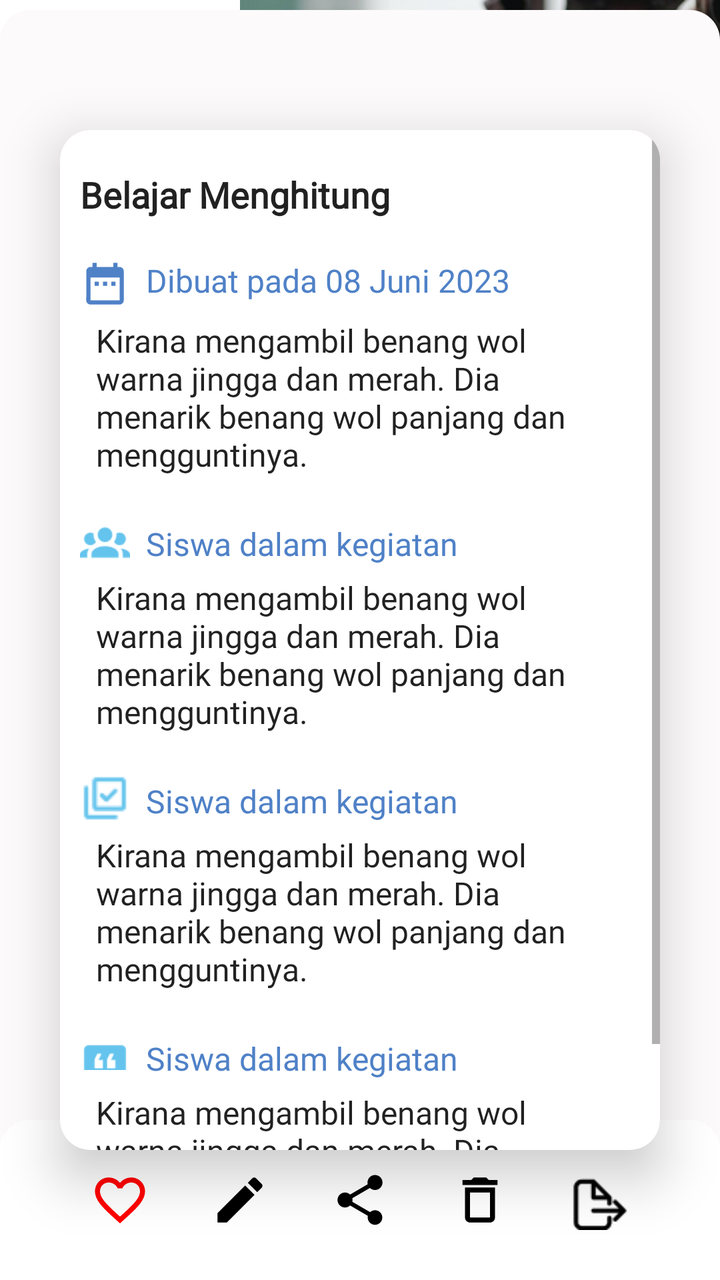
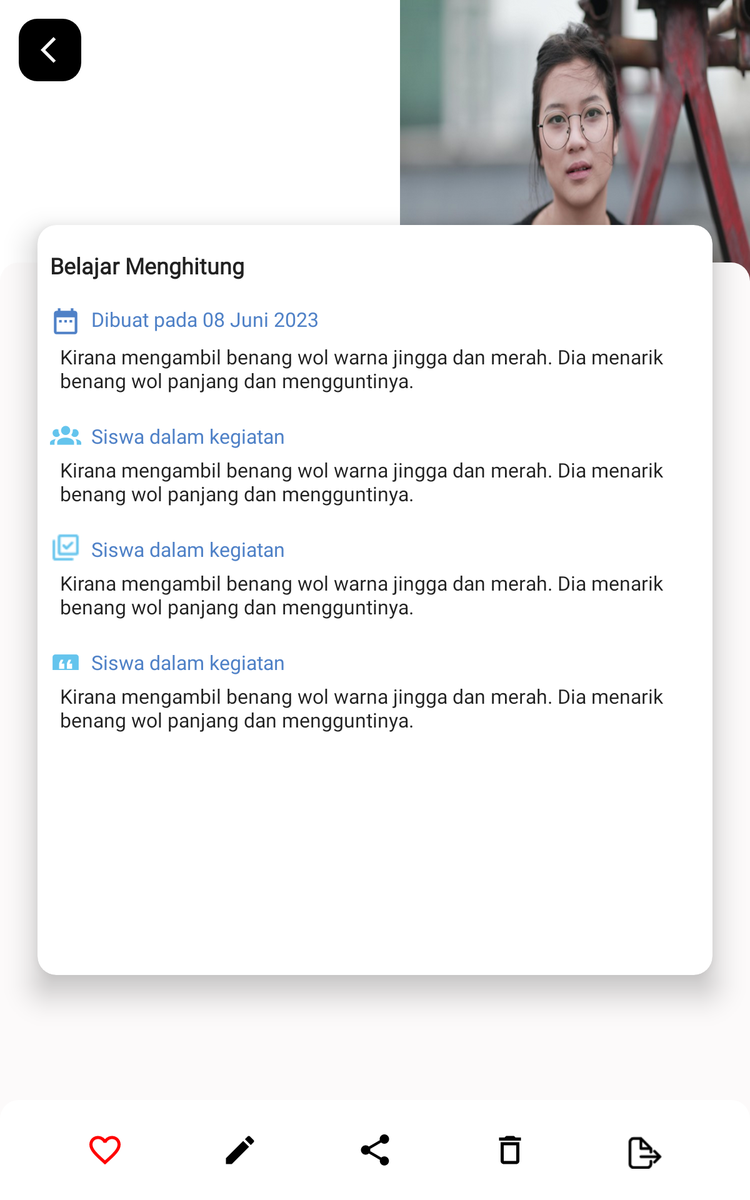

An Android layout and its configuration variant, each rendered on a device that would load it. The default file and the variant file are quoted in full after the pictures.
<!-- AndroidManifest.xml: application theme Theme.OurApp -->
<!-- res/layout/activity_detail.xml -->
<?xml version="1.0" encoding="utf-8"?>
<androidx.constraintlayout.widget.ConstraintLayout xmlns:android="http://schemas.android.com/apk/res/android"
    xmlns:app="http://schemas.android.com/apk/res-auto"
    xmlns:tools="http://schemas.android.com/tools"
    android:layout_width="match_parent"
    android:layout_height="match_parent"
    tools:context=".presentation.ui.DetailActivity">

    <FrameLayout
        android:id="@+id/frameLayout"
        android:layout_width="match_parent"
        android:layout_height="match_parent">

        <androidx.constraintlayout.widget.ConstraintLayout
            android:id="@+id/image_back"
            android:layout_width="50dp"
            android:layout_height="50dp"
            android:background="@drawable/background_rounded"
            android:backgroundTint="@color/black"
            android:layout_marginTop="@dimen/dp15"
            android:layout_marginStart="@dimen/dp15"
            android:padding="@dimen/dp10">

            <ImageView
                android:layout_width="wrap_content"
                android:layout_height="wrap_content"
                android:layout_marginStart="@dimen/dp10"
                android:src="@drawable/ic_back"
                app:layout_constraintBottom_toBottomOf="parent"
                app:layout_constraintEnd_toEndOf="parent"
                app:layout_constraintStart_toStartOf="parent"
                app:layout_constraintTop_toTopOf="parent" />

        </androidx.constraintlayout.widget.ConstraintLayout>


        <ImageView
            android:id="@+id/image"
            android:layout_width="match_parent"
            android:layout_height="240dp"
            android:scaleType="fitEnd"
            android:src="@drawable/danilla" />

        <LinearLayout
            android:id="@+id/linear_rounded"
            android:layout_width="match_parent"
            android:layout_height="635dp"
            android:layout_gravity="bottom"
            android:orientation="vertical"
            android:background="@drawable/background_top_rounded"
            app:layout_constraintBottom_toBottomOf="parent"
            app:layout_constraintEnd_toEndOf="parent"
            app:layout_constraintStart_toStartOf="parent" />


    </FrameLayout>

    <androidx.cardview.widget.CardView
        android:layout_width="match_parent"
        android:layout_height="510dp"
        app:layout_constraintBottom_toBottomOf="@+id/frameLayout"
        app:layout_constraintEnd_toEndOf="parent"
        app:layout_constraintStart_toStartOf="parent"
        app:layout_constraintTop_toTopOf="parent"
        android:layout_marginEnd="30dp"
        android:layout_marginStart="30dp"
        app:cardElevation="@dimen/dp15"
        android:id="@+id/card"
        app:cardCornerRadius="@dimen/dp15">

        <ScrollView
            android:layout_width="match_parent"
            android:layout_height="match_parent">

            <androidx.constraintlayout.widget.ConstraintLayout
                android:layout_width="match_parent"
                android:layout_height="wrap_content"
                android:padding="@dimen/dp10"
                >
                <TextView
                    android:id="@+id/tv_tittle"
                    android:layout_width="match_parent"
                    android:layout_height="wrap_content"
                    android:text="@string/card_tittle"
                    style="@style/AppTheme.TextTittle"
                    android:textStyle="bold"
                    android:layout_marginTop="@dimen/dp10"
                    app:layout_constraintEnd_toEndOf="parent"
                    app:layout_constraintStart_toStartOf="parent"
                    app:layout_constraintTop_toTopOf="parent" />

                <LinearLayout
                    android:id="@+id/linear_date"
                    android:layout_width="wrap_content"
                    android:layout_height="wrap_content"
                    android:layout_marginTop="@dimen/dp20"
                    android:orientation="horizontal"
                    app:layout_constraintStart_toStartOf="parent"
                    app:layout_constraintTop_toBottomOf="@id/tv_tittle">

                    <ImageView
                        android:layout_width="match_parent"
                        android:layout_height="wrap_content"
                        android:src="@drawable/ic_date"/>

                    <TextView
                        android:layout_width="match_parent"
                        android:layout_height="wrap_content"
                        android:text="@string/date_detail"
                        style="@style/AppTheme.TextSubTittle"
                        android:layout_marginStart="@dimen/dp8"
                        android:textColor="@color/primary_color"
                        app:layout_constraintEnd_toEndOf="parent"
                        app:layout_constraintStart_toStartOf="parent"
                        app:layout_constraintTop_toTopOf="parent" />

                </LinearLayout>

                <TextView
                    android:id="@+id/tv_description"
                    android:layout_width="match_parent"
                    android:layout_height="wrap_content"
                    android:text="@string/description_detail"
                    style="@style/AppTheme.TextSubTittle"
                    android:layout_marginStart="@dimen/dp8"
                    android:layout_marginTop="@dimen/dp5"
                    app:layout_constraintEnd_toEndOf="parent"
                    app:layout_constraintStart_toStartOf="parent"
                    app:layout_constraintTop_toBottomOf="@id/linear_date" />

                <LinearLayout
                    android:id="@+id/linear_group"
                    android:layout_width="wrap_content"
                    android:layout_height="wrap_content"
                    android:layout_marginTop="@dimen/dp20"
                    android:orientation="horizontal"
                    app:layout_constraintStart_toStartOf="parent"
                    app:layout_constraintTop_toBottomOf="@id/tv_description">

                    <ImageView
                        android:layout_width="@dimen/dp25"
                        android:layout_height="@dimen/dp25"
                        android:src="@drawable/ic_students"/>

                    <TextView
                        android:layout_width="match_parent"
                        android:layout_height="wrap_content"
                        android:text="@string/student_detail"
                        style="@style/AppTheme.TextSubTittle"
                        android:layout_marginStart="@dimen/dp8"
                        android:layout_marginTop="@dimen/dp3"
                        android:textColor="@color/primary_color"
                        app:layout_constraintEnd_toEndOf="parent"
                        app:layout_constraintStart_toStartOf="parent"
                        app:layout_constraintTop_toTopOf="parent" />

                </LinearLayout>

                <TextView
                    android:id="@+id/tv_name"
                    android:layout_width="match_parent"
                    android:layout_height="wrap_content"
                    android:text="@string/description_detail"
                    style="@style/AppTheme.TextSubTittle"
                    android:layout_marginStart="@dimen/dp8"
                    android:layout_marginTop="@dimen/dp5"
                    app:layout_constraintEnd_toEndOf="parent"
                    app:layout_constraintStart_toStartOf="parent"
                    app:layout_constraintTop_toBottomOf="@id/linear_group" />

                <LinearLayout
                    android:id="@+id/linear_activity"
                    android:layout_width="wrap_content"
                    android:layout_height="wrap_content"
                    android:layout_marginTop="@dimen/dp20"
                    android:orientation="horizontal"
                    app:layout_constraintStart_toStartOf="parent"
                    app:layout_constraintTop_toBottomOf="@id/tv_name">

                    <ImageView
                        android:layout_width="@dimen/dp25"
                        android:layout_height="@dimen/dp25"
                        android:src="@drawable/ic_achievement_blue"/>

                    <TextView
                        android:layout_width="match_parent"
                        android:layout_height="wrap_content"
                        android:text="@string/student_detail"
                        style="@style/AppTheme.TextSubTittle"
                        android:layout_marginStart="@dimen/dp8"
                        android:layout_marginTop="@dimen/dp3"
                        android:textColor="@color/primary_color"
                        app:layout_constraintEnd_toEndOf="parent"
                        app:layout_constraintStart_toStartOf="parent"
                        app:layout_constraintTop_toTopOf="parent" />

                </LinearLayout>

                <TextView
                    android:id="@+id/tv_activity"
                    android:layout_width="match_parent"
                    android:layout_height="wrap_content"
                    android:text="@string/description_detail"
                    style="@style/AppTheme.TextSubTittle"
                    android:layout_marginStart="@dimen/dp8"
                    android:layout_marginTop="@dimen/dp5"
                    app:layout_constraintEnd_toEndOf="parent"
                    app:layout_constraintStart_toStartOf="parent"
                    app:layout_constraintTop_toBottomOf="@id/linear_activity" />

                <LinearLayout
                    android:id="@+id/linear_feedback"
                    android:layout_width="wrap_content"
                    android:layout_height="wrap_content"
                    android:layout_marginTop="@dimen/dp20"
                    android:orientation="horizontal"
                    app:layout_constraintStart_toStartOf="parent"
                    app:layout_constraintTop_toBottomOf="@id/tv_activity">

                    <ImageView
                        android:layout_width="@dimen/dp25"
                        android:layout_height="@dimen/dp25"
                        android:src="@drawable/ic_feedback"/>

                    <TextView
                        android:layout_width="match_parent"
                        android:layout_height="wrap_content"
                        android:text="@string/student_detail"
                        style="@style/AppTheme.TextSubTittle"
                        android:layout_marginStart="@dimen/dp8"
                        android:layout_marginTop="@dimen/dp3"
                        android:textColor="@color/primary_color"
                        app:layout_constraintEnd_toEndOf="parent"
                        app:layout_constraintStart_toStartOf="parent"
                        app:layout_constraintTop_toTopOf="parent" />

                </LinearLayout>

                <TextView
                    android:id="@+id/tv_feedback"
                    android:layout_width="match_parent"
                    android:layout_height="wrap_content"
                    android:text="@string/description_detail"
                    style="@style/AppTheme.TextSubTittle"
                    android:layout_marginStart="@dimen/dp8"
                    android:layout_marginTop="@dimen/dp5"
                    app:layout_constraintEnd_toEndOf="parent"
                    app:layout_constraintStart_toStartOf="parent"
                    app:layout_constraintTop_toBottomOf="@id/linear_feedback" />


            </androidx.constraintlayout.widget.ConstraintLayout>


        </ScrollView>

    </androidx.cardview.widget.CardView>


    <include
        layout="@layout/detail_bottom_component"
        android:layout_width="match_parent"
        android:layout_height="80dp"
        app:layout_constraintBottom_toBottomOf="parent"
        app:layout_constraintEnd_toEndOf="parent"
        app:layout_constraintStart_toStartOf="parent" />


</androidx.constraintlayout.widget.ConstraintLayout>
<!-- res/layout/detail_bottom_component.xml (included above) -->
<?xml version="1.0" encoding="utf-8"?>
<LinearLayout xmlns:android="http://schemas.android.com/apk/res/android"
    android:layout_width="match_parent"
    android:orientation="horizontal"
    android:paddingStart="30dp"
    android:paddingEnd="30dp"
    android:background="@drawable/background_top_rounded"
    android:backgroundTint="@color/white"
    android:layout_gravity="bottom"
    android:layout_height="100dp">

    <ImageView
        android:layout_width="0dp"
        android:layout_height="30dp"
        android:src="@drawable/ic_favorite_inactive"
        android:layout_gravity="center"
        android:layout_weight="1"/>

    <ImageView
        android:layout_width="0dp"
        android:layout_height="30dp"
        android:src="@drawable/ic_update"
        android:layout_gravity="center"
        android:layout_weight="1"/>

    <ImageView
        android:id="@+id/share"
        android:layout_width="0dp"
        android:layout_height="30dp"
        android:src="@drawable/ic_share"
        android:layout_gravity="center"
        android:layout_weight="1"/>
    <ImageView
        android:layout_width="0dp"
        android:layout_height="30dp"
        android:src="@drawable/ic_delete"
        android:layout_gravity="center"
        android:layout_weight="1"/>
    <ImageView
        android:layout_width="0dp"
        android:layout_height="30dp"
        android:src="@drawable/ic_export"
        android:layout_gravity="center"
        android:layout_weight="1"/>

</LinearLayout>
<!-- resources referenced by this layout -->
<resources>
  <color name="black">#FF000000</color>
  <color name="primary_color">#4F81C7</color>
  <color name="white">#FFFFFFFF</color>
  <dimen name="dp10">10dp</dimen>
  <dimen name="dp15">15dp</dimen>
  <dimen name="dp20">20dp</dimen>
  <dimen name="dp25">25dp</dimen>
  <dimen name="dp3">3dp</dimen>
  <dimen name="dp5">5dp</dimen>
  <dimen name="dp8">8dp</dimen>
  <!-- drawable background_rounded (drawable) -->
  <?xml version="1.0" encoding="utf-8"?>
  <shape xmlns:android="http://schemas.android.com/apk/res/android">
      <solid android:color="@color/main_color"/>
      <corners android:radius="@dimen/dp15"/>
  
  </shape>
  <!-- drawable background_top_rounded (drawable) -->
  <?xml version="1.0" encoding="utf-8"?>
  <shape xmlns:android="http://schemas.android.com/apk/res/android">
      <solid android:color="@color/main_color"/>
      <corners android:topLeftRadius="@dimen/dp15" android:topRightRadius="@dimen/dp15"/>
  
  </shape>
  <!-- drawable ic_back (drawable) -->
  <vector android:autoMirrored="true" android:height="25dp"
      android:tint="#FFF" android:viewportHeight="24"
      android:viewportWidth="24" android:width="25dp" xmlns:android="http://schemas.android.com/apk/res/android">
      <path android:fillColor="@android:color/white" android:pathData="M11.67,3.87L9.9,2.1 0,12l9.9,9.9 1.77,-1.77L3.54,12z"/>
  </vector>
  <!-- drawable ic_delete (drawable) -->
  <vector android:height="25dp" android:tint="#000000"
      android:viewportHeight="24" android:viewportWidth="24"
      android:width="25dp" xmlns:android="http://schemas.android.com/apk/res/android">
      <path android:fillColor="@android:color/white" android:pathData="M6,19c0,1.1 0.9,2 2,2h8c1.1,0 2,-0.9 2,-2L18,7L6,7v12zM8,9h8v10L8,19L8,9zM15.5,4l-1,-1h-5l-1,1L5,4v2h14L19,4z"/>
  </vector>
  <!-- drawable ic_update (drawable) -->
  <vector android:height="25dp" android:tint="#000000"
      android:viewportHeight="24" android:viewportWidth="24"
      android:width="25dp" xmlns:android="http://schemas.android.com/apk/res/android">
      <path android:fillColor="@android:color/white" android:pathData="M3,17.25V21h3.75L17.81,9.94l-3.75,-3.75L3,17.25zM20.71,7.04c0.39,-0.39 0.39,-1.02 0,-1.41l-2.34,-2.34c-0.39,-0.39 -1.02,-0.39 -1.41,0l-1.83,1.83 3.75,3.75 1.83,-1.83z"/>
  </vector>
  <string name="card_tittle">Belajar Menghitung</string>
  <string name="date_detail">Dibuat pada 08 Juni 2023</string>
  <string name="description_detail">Kirana mengambil benang wol warna jingga dan merah. Dia menarik benang wol panjang dan mengguntinya.</string>
  <string name="student_detail">Siswa dalam kegiatan</string>
  <style name="AppTheme.TextSubTittle" parent="TextAppearance.AppCompat">
          <item name="color">@color/black</item>
          <item name="fontFamily">@font/poppins</item>
          <item name="android:textSize">@dimen/sp16</item>
      </style>
  <style name="AppTheme.TextTittle" parent="TextAppearance.AppCompat">
          <item name="color">@color/black</item>
          <item name="fontFamily">@font/poppins</item>
          <item name="android:textSize">@dimen/sp18</item>
      </style>
  <color name="main_color">#FCFAFA</color>
  <color name="red">#FF0000</color>
  <dimen name="sp16">16sp</dimen>
  <dimen name="sp18">18sp</dimen>
  <style name="AppBottomSheetDialogTheme" parent="Theme.Design.Light.BottomSheetDialog">
          <item name="bottomSheetStyle">@style/AppModalStyle</item>
      </style>
  <color name="teal_200">#FF03DAC5</color>
  <color name="teal_700">#FF018786</color>
  <style name="AppModalStyle" parent="Widget.Design.BottomSheet.Modal">
          <item name="android:background">@drawable/background_top_rounded</item>
      </style>
  <!-- some entries are left out for length -->
</resources>
<!-- res/layout-sw480dp/activity_detail.xml (the repository's variant of the layout above) -->
<!-- drawn on a 7-inch tablet held upright -->
<?xml version="1.0" encoding="utf-8"?>
<androidx.constraintlayout.widget.ConstraintLayout
    xmlns:app="http://schemas.android.com/apk/res-auto"
    xmlns:android="http://schemas.android.com/apk/res/android"
    android:layout_width="match_parent"
    android:layout_height="match_parent">

    <FrameLayout
        android:id="@+id/frameLayout"
        android:layout_width="match_parent"
        android:layout_height="match_parent">

        <androidx.constraintlayout.widget.ConstraintLayout
            android:id="@+id/image_back"
            android:layout_width="50dp"
            android:layout_height="50dp"
            android:background="@drawable/background_rounded"
            android:backgroundTint="@color/black"
            android:layout_marginTop="@dimen/dp15"
            android:layout_marginStart="@dimen/dp15"
            android:padding="@dimen/dp10">

            <ImageView
                android:layout_width="wrap_content"
                android:layout_height="wrap_content"
                android:layout_marginStart="@dimen/dp10"
                android:src="@drawable/ic_back"
                app:layout_constraintBottom_toBottomOf="parent"
                app:layout_constraintEnd_toEndOf="parent"
                app:layout_constraintStart_toStartOf="parent"
                app:layout_constraintTop_toTopOf="parent" />

        </androidx.constraintlayout.widget.ConstraintLayout>


        <LinearLayout
            android:layout_width="match_parent"
            android:layout_height="match_parent"
            android:orientation="vertical">

            <ImageView
                android:layout_width="match_parent"
                android:layout_height="0dp"
                android:scaleType="fitEnd"
                android:layout_weight="0.7"
                android:src="@drawable/danilla" />

            <androidx.constraintlayout.widget.ConstraintLayout
                android:layout_width="match_parent"
                android:layout_height="0dp"
                android:background="@drawable/background_top_rounded"
                android:layout_weight="1.7">


            </androidx.constraintlayout.widget.ConstraintLayout>


        </LinearLayout>

        <LinearLayout
            android:layout_width="match_parent"
            android:layout_height="750dp"
            android:layout_gravity="bottom"
            android:background="@drawable/background_top_rounded"
            app:layout_constraintBottom_toBottomOf="parent"
            app:layout_constraintEnd_toEndOf="parent"
            app:layout_constraintStart_toStartOf="parent" />


    </FrameLayout>

    <androidx.cardview.widget.CardView
        android:layout_width="match_parent"
        android:layout_height="600dp"
        app:layout_constraintBottom_toBottomOf="@+id/frameLayout"
        app:layout_constraintEnd_toEndOf="parent"
        app:layout_constraintStart_toStartOf="parent"
        app:layout_constraintTop_toTopOf="parent"
        android:layout_marginEnd="30dp"
        android:layout_marginStart="30dp"
        app:cardElevation="@dimen/dp15"
        android:id="@+id/card"
        app:cardCornerRadius="@dimen/dp15">

        <ScrollView
            android:layout_width="match_parent"
            android:layout_height="match_parent">

            <androidx.constraintlayout.widget.ConstraintLayout
                android:layout_width="match_parent"
                android:layout_height="wrap_content"
                android:padding="@dimen/dp10"
                >
                <TextView
                    android:id="@+id/tv_tittle"
                    android:layout_width="match_parent"
                    android:layout_height="wrap_content"
                    android:text="@string/card_tittle"
                    style="@style/AppTheme.TextTittle"
                    android:textStyle="bold"
                    android:layout_marginTop="@dimen/dp10"
                    app:layout_constraintEnd_toEndOf="parent"
                    app:layout_constraintStart_toStartOf="parent"
                    app:layout_constraintTop_toTopOf="parent" />

                <LinearLayout
                    android:id="@+id/linear_date"
                    android:layout_width="wrap_content"
                    android:layout_height="wrap_content"
                    android:layout_marginTop="@dimen/dp20"
                    android:orientation="horizontal"
                    app:layout_constraintStart_toStartOf="parent"
                    app:layout_constraintTop_toBottomOf="@id/tv_tittle">

                    <ImageView
                        android:layout_width="match_parent"
                        android:layout_height="wrap_content"
                        android:src="@drawable/ic_date"/>

                    <TextView
                        android:layout_width="match_parent"
                        android:layout_height="wrap_content"
                        android:text="@string/date_detail"
                        style="@style/AppTheme.TextSubTittle"
                        android:layout_marginStart="@dimen/dp8"
                        android:textColor="@color/primary_color"
                        app:layout_constraintEnd_toEndOf="parent"
                        app:layout_constraintStart_toStartOf="parent"
                        app:layout_constraintTop_toTopOf="parent" />

                </LinearLayout>

                <TextView
                    android:id="@+id/tv_description"
                    android:layout_width="match_parent"
                    android:layout_height="wrap_content"
                    android:text="@string/description_detail"
                    style="@style/AppTheme.TextSubTittle"
                    android:layout_marginStart="@dimen/dp8"
                    android:layout_marginTop="@dimen/dp5"
                    app:layout_constraintEnd_toEndOf="parent"
                    app:layout_constraintStart_toStartOf="parent"
                    app:layout_constraintTop_toBottomOf="@id/linear_date" />

                <LinearLayout
                    android:id="@+id/linear_group"
                    android:layout_width="wrap_content"
                    android:layout_height="wrap_content"
                    android:layout_marginTop="@dimen/dp20"
                    android:orientation="horizontal"
                    app:layout_constraintStart_toStartOf="parent"
                    app:layout_constraintTop_toBottomOf="@id/tv_description">

                    <ImageView
                        android:layout_width="@dimen/dp25"
                        android:layout_height="@dimen/dp25"
                        android:src="@drawable/ic_students"/>

                    <TextView
                        android:layout_width="match_parent"
                        android:layout_height="wrap_content"
                        android:text="@string/student_detail"
                        style="@style/AppTheme.TextSubTittle"
                        android:layout_marginStart="@dimen/dp8"
                        android:layout_marginTop="@dimen/dp3"
                        android:textColor="@color/primary_color"
                        app:layout_constraintEnd_toEndOf="parent"
                        app:layout_constraintStart_toStartOf="parent"
                        app:layout_constraintTop_toTopOf="parent" />

                </LinearLayout>

                <TextView
                    android:id="@+id/tv_name"
                    android:layout_width="match_parent"
                    android:layout_height="wrap_content"
                    android:text="@string/description_detail"
                    style="@style/AppTheme.TextSubTittle"
                    android:layout_marginStart="@dimen/dp8"
                    android:layout_marginTop="@dimen/dp5"
                    app:layout_constraintEnd_toEndOf="parent"
                    app:layout_constraintStart_toStartOf="parent"
                    app:layout_constraintTop_toBottomOf="@id/linear_group" />

                <LinearLayout
                    android:id="@+id/linear_activity"
                    android:layout_width="wrap_content"
                    android:layout_height="wrap_content"
                    android:layout_marginTop="@dimen/dp20"
                    android:orientation="horizontal"
                    app:layout_constraintStart_toStartOf="parent"
                    app:layout_constraintTop_toBottomOf="@id/tv_name">

                    <ImageView
                        android:layout_width="@dimen/dp25"
                        android:layout_height="@dimen/dp25"
                        android:src="@drawable/ic_achievement_blue"/>

                    <TextView
                        android:layout_width="match_parent"
                        android:layout_height="wrap_content"
                        android:text="@string/student_detail"
                        style="@style/AppTheme.TextSubTittle"
                        android:layout_marginStart="@dimen/dp8"
                        android:layout_marginTop="@dimen/dp3"
                        android:textColor="@color/primary_color"
                        app:layout_constraintEnd_toEndOf="parent"
                        app:layout_constraintStart_toStartOf="parent"
                        app:layout_constraintTop_toTopOf="parent" />

                </LinearLayout>

                <TextView
                    android:id="@+id/tv_activity"
                    android:layout_width="match_parent"
                    android:layout_height="wrap_content"
                    android:text="@string/description_detail"
                    style="@style/AppTheme.TextSubTittle"
                    android:layout_marginStart="@dimen/dp8"
                    android:layout_marginTop="@dimen/dp5"
                    app:layout_constraintEnd_toEndOf="parent"
                    app:layout_constraintStart_toStartOf="parent"
                    app:layout_constraintTop_toBottomOf="@id/linear_activity" />

                <LinearLayout
                    android:id="@+id/linear_feedback"
                    android:layout_width="wrap_content"
                    android:layout_height="wrap_content"
                    android:layout_marginTop="@dimen/dp20"
                    android:orientation="horizontal"
                    app:layout_constraintStart_toStartOf="parent"
                    app:layout_constraintTop_toBottomOf="@id/tv_activity">

                    <ImageView
                        android:layout_width="@dimen/dp25"
                        android:layout_height="@dimen/dp25"
                        android:src="@drawable/ic_feedback"/>

                    <TextView
                        android:layout_width="match_parent"
                        android:layout_height="wrap_content"
                        android:text="@string/student_detail"
                        style="@style/AppTheme.TextSubTittle"
                        android:layout_marginStart="@dimen/dp8"
                        android:layout_marginTop="@dimen/dp3"
                        android:textColor="@color/primary_color"
                        app:layout_constraintEnd_toEndOf="parent"
                        app:layout_constraintStart_toStartOf="parent"
                        app:layout_constraintTop_toTopOf="parent" />

                </LinearLayout>

                <TextView
                    android:id="@+id/tv_feedback"
                    android:layout_width="match_parent"
                    android:layout_height="wrap_content"
                    android:text="@string/description_detail"
                    style="@style/AppTheme.TextSubTittle"
                    android:layout_marginStart="@dimen/dp8"
                    android:layout_marginTop="@dimen/dp5"
                    app:layout_constraintEnd_toEndOf="parent"
                    app:layout_constraintStart_toStartOf="parent"
                    app:layout_constraintTop_toBottomOf="@id/linear_feedback" />


            </androidx.constraintlayout.widget.ConstraintLayout>


        </ScrollView>

    </androidx.cardview.widget.CardView>


    <include
        layout="@layout/detail_bottom_component"
        android:layout_width="match_parent"
        android:layout_height="80dp"
        app:layout_constraintBottom_toBottomOf="parent"
        app:layout_constraintEnd_toEndOf="parent"
        app:layout_constraintStart_toStartOf="parent" />


</androidx.constraintlayout.widget.ConstraintLayout>
